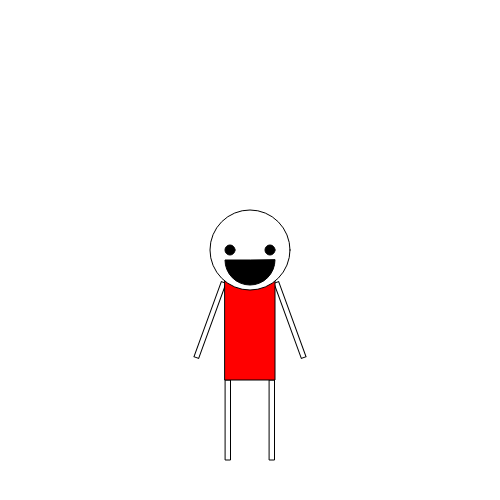
Frame 1 (no input)
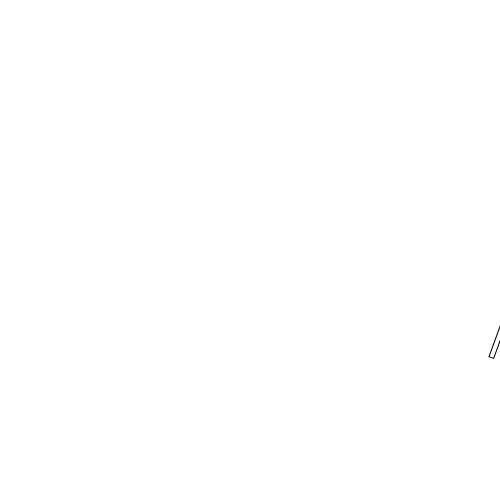
Frame 60 (no input)
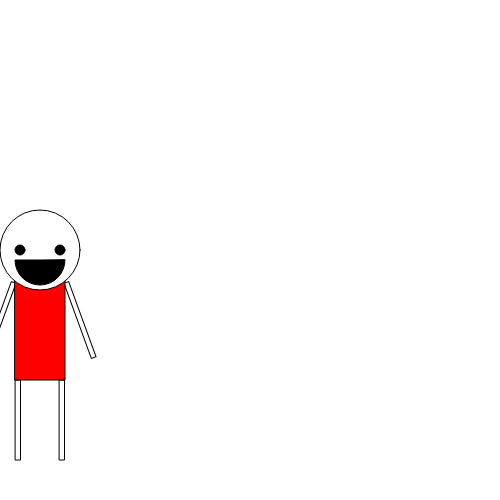
Frame 120 (the mouse pressed at the canvas centre since frame 60)

The p5.js sketch that drew these frames (run headless with seeded random() and noise() and a simulated clock; from frame 60 on, the mouse is pressed at the canvas centre):

// p5.js sketch
// ── sketch.js
let x = 0;

function setup() {
  createCanvas(500, 500);
  angleMode(DEGREES);
  rectMode(CENTER);
  textAlign(CENTER);
}

function draw() {
  background(255);

  push();
  translate(x, 0);
  avatar();
  pop();

  x += 5;
  if (x > width) {
    x = -300;
  }

}

function avatar() {
  //arms
  fill(255);
  push();
  translate(width/2 + 40, 320);
  rotate(70);
  rect(0, 0, 80, 5);
  pop();

  push();
  translate(width/2 - 40, 320);
  rotate(-70);
  rect(0, 0, 80, 5);
  pop();

  //legs
  rect(width/2 + 22, 420, 5, 80);
  rect(width/2 - 22, 420, 5, 80);

  //torso
  fill(255, 0, 0);
  rect(width/2, 330, 50, 100);

  //head
  fill(255);
  ellipse(width/2, 250, 80);

  //facial features
  fill(0);
  ellipse(width/2 - 20, 250, 10);
  ellipse(width/2 + 20, 250, 10);
  arc(width/2, 260, 50, 50, 0, 180, PIE);
    
}
